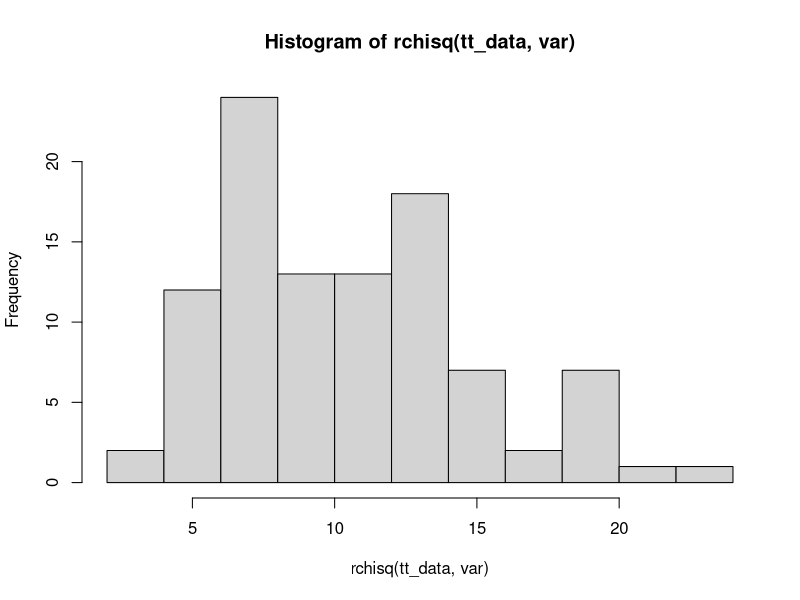

The R script that drew this image:
x = 2
var = 10

# a
res = dchisq(x, var)
res

# b
tt_data = 100
hist(rchisq(tt_data, var))

# c
mean = 10
var = 2 * var
mean
var